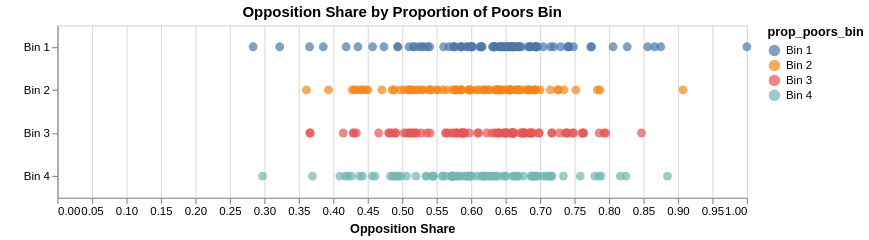

This figure's Vega-Lite source:
### Vega-Lite specification from a JSON file in a GitHub repository (floating-point values rounded to 4 significant figures; data arrays with more than 128 entries replaced by an {"elided": "..."} marker saying what was removed)
{"config": {"view": {"continuousWidth": 400, "continuousHeight": 400}}, "data": {"name": "data-4088ecb3201b67afd1d7142463780b54"}, "mark": {"type": "point", "filled": true, "size": 60}, "encoding": {"color": {"field": "prop_poors_bin", "type": "nominal"}, "tooltip": [{"field": "comuna", "type": "nominal"}, {"field": "opp_share", "type": "quantitative"}, {"field": "prop_poors", "type": "quantitative"}, {"field": "prop_poors_bin", "type": "ordinal"}], "x": {"field": "opp_share", "title": "Opposition Share", "type": "quantitative"}, "y": {"field": "prop_poors_bin", "sort": ["Bin 1", "Bin 2", "Bin 3", "Bin 4"], "title": " ", "type": "ordinal"}}, "title": "Opposition Share by Proportion of Poors Bin", "$schema": "https://vega.github.io/schema/vega-lite/v5.8.0.json", "height": 150, "width": 600, "datasets": {"data-4088ecb3201b67afd1d7142463780b54": {"elided": "345 records"}}}
